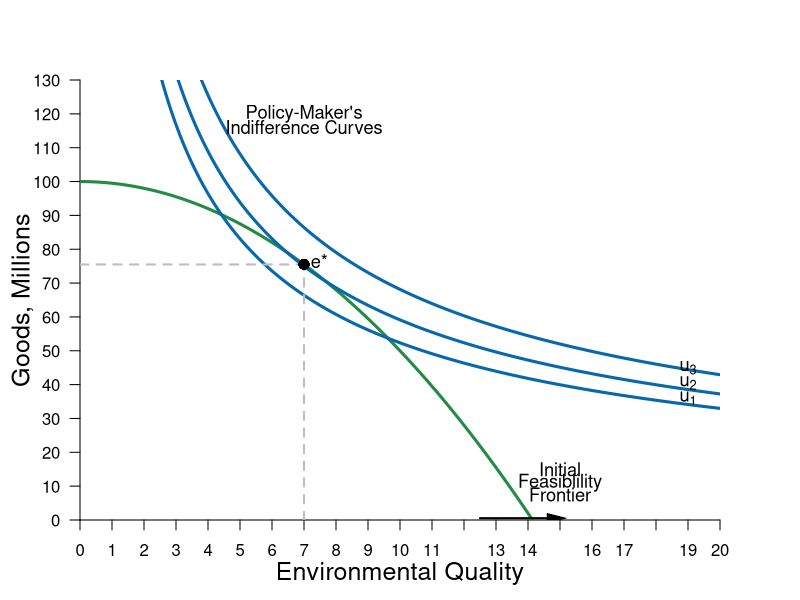

Reproduce this figure in R.
#Graph Designer: Simon Halliday
#Authors: Bowles, Foley and Halliday
#Title: Coordination, Conflict and Competition: A Text in Microeconomics

library(shape)
pdf(file = "/Users/rileyboeth/Library/Mobile Documents/com~apple~CloudDocs/bfh textbook - backup/figure3_11.pdf", width = 8, height = 8)

#Set parameters for graphics
axislabelsize <- 1.5
labelsize <- 1.1
graphlinewidth <- 3
segmentlinewidth <- 2

COL <- c("#7fc97f", "#beaed4", "#fdc086", "#ffff99", "#386cb0", "#f0027f", "#bf5b17", "#666666")
COLA <- c("#e0f3db", "#99d8c9","#66c2a4","#41ae76", "#238b45", "#005824")
COLB <- c("#4eb3d3", "#2b8cbe", "#0868ac","#084081")

#Edited the margins to cater for the larger LHS labels
par(mar =  c(4, 4, 4, 4))

#Change to feasibility frontier equation

ppf <- function(x, y) {
  100-((x^2)/2)
}

#change alpha to .4

uFn <- function(x, y, alpha = 0.4){
  (x^alpha)*(y^(1-alpha))
}

#Add limits on axes and levels of utility for each indifference curve

ylims <- c(0, 130)
xlims <- c(0, 20)

npts <- 501 
x <- seq(xlims[1], xlims[2], length.out = npts)
y <- seq(ylims[1], ylims[2], length.out = npts) 

#Set utility levels for all three indifference curves
a <- c(27, 29.045, 31.626) #alpha = 0.4

plot(0, 0, xlim = xlims, ylim = ylims, type = "n",
     xlab = expression(paste("")),
     ylab = expression(paste("")), 
     xaxt = "n", 
     yaxt = "n", 
     cex.lab = axislabelsize, 
     bty = "n", 
     xaxs="i", 
     yaxs="i"
)

#X and Y limits and ticks
ticksx <- seq(from = 0, to = xlims[2], by = 1)
xlabels <- seq(from = 0, to = xlims[2], by = 1)
ticksy <- seq(from = 0, to = ylims[2], by = 10)
ylabels <- seq(from = 0, to = ylims[2], by = 10)

axis(1, at = ticksx, pos = 0, labels = xlabels)
axis(2, at = ticksy, pos = 0, labels = ylabels, las = 1)

npts <- 500 
xx1 <- seq(xlims[1], xlims[2], length.out = npts)
xx2 <- seq(0, xlims[2], length.out = npts)
xx3 <- seq(xlims[1], 0, length.out = npts)
xx4 <- seq(-11, 0, length.out = npts)

#Draw the graphs
lines(xx1, ppf(xx1, y), col = COLA[5], lwd = graphlinewidth)

#Label the feasible frontier
text(15, 15, expression("Initial"), cex = labelsize)
text(15, 11, expression("Feasiblility"), cex = labelsize)
text(15, 7.5, expression("Frontier"), cex = labelsize)
Arrows(12.5, 0.53, 14.9, 0.53, col = "black", lty = 1, lwd = 2, arr.type = "triangle", arr.lwd = 0.5)

contour(x, y, 
        outer(x, y, uFn),
        drawlabels = FALSE,
        col = COLB[3],
        lwd = graphlinewidth,
        levels = a, 
        xaxs="i", 
        yaxs="i", 
        add = TRUE)

#Axis labels
mtext(expression(paste("Environmental Quality")), side = 1, line = 2.5, cex = axislabelsize)
text(-1.8, 0.5*ylims[2], expression(paste("Goods, Millions")), xpd = TRUE, cex = axislabelsize, srt = 90) 

#Label the indifference curves generally
text(7,120, expression("Policy-Maker's"), cex = labelsize)
text(7,116, expression("Indifference Curves"), cex = labelsize)

#Label the indifference curves and place labels properly
text(19, 36, expression(u[1]), cex = labelsize)
text(19, 40.5, expression(u[2]), cex = labelsize)
text(19, 45, expression(u[3]), cex = labelsize)

#Annotate max u point on feasibility frontier
text(7.48, ppf(7)+1, expression(paste("e*")), cex = labelsize)
segments(7, 0, 7, ppf(x = 7), lty = 2, col = "gray", lwd = segmentlinewidth)
segments(0, ppf(x = 7), 7, ppf(x = 7), lty = 2, col = "gray", lwd = segmentlinewidth)
points(7, ppf(x = 7), pch = 16, col = "black", cex = 1.5)




dev.off()
